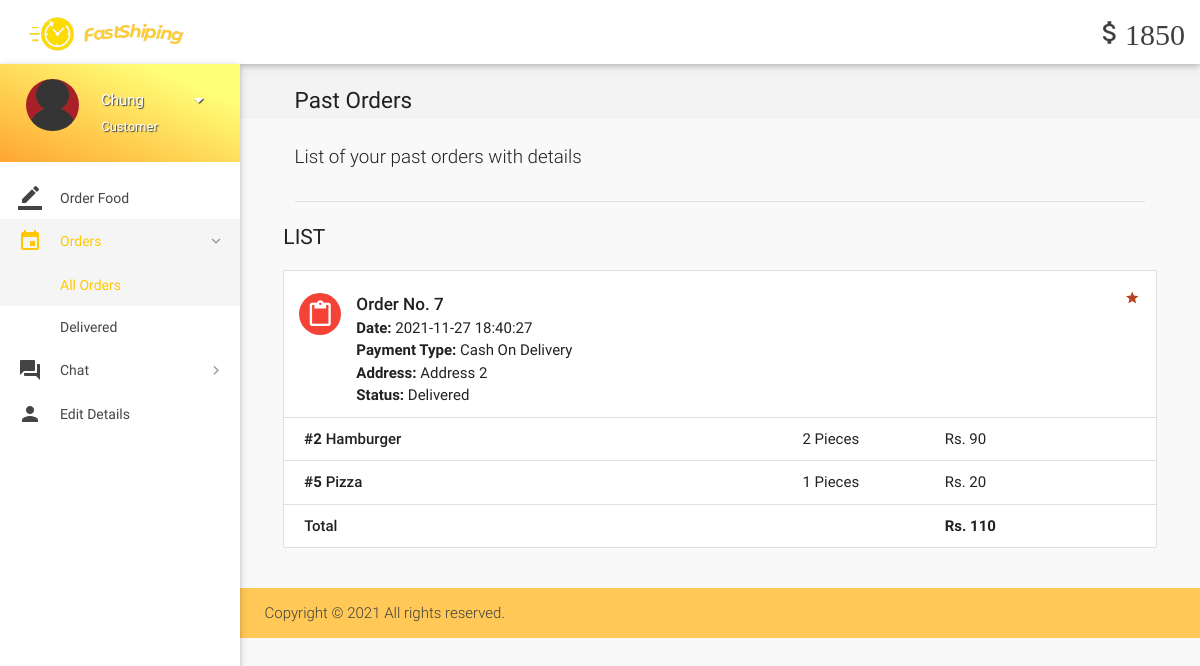
The page /food-ordering/orders.php (signed in) on the database its author committed.
### tables this page shows
CREATE TABLE `wallet_details` (
  `id` int(11) NOT NULL,
  `wallet_id` int(11) NOT NULL,
  `number` varchar(16) NOT NULL,
  `cvv` int(3) NOT NULL,
  `balance` int(11) NOT NULL DEFAULT 2000
);

CREATE TABLE `orders` (
  `id` int(11) NOT NULL,
  `customer_id` int(11) NOT NULL,
  `address` varchar(300) NOT NULL,
  `description` varchar(300) NOT NULL,
  `date` datetime NOT NULL DEFAULT current_timestamp(),
  `payment_type` varchar(16) NOT NULL DEFAULT 'Wallet',
  `total` int(11) NOT NULL,
  `status` varchar(25) NOT NULL DEFAULT 'Yet to be delivered',
  `deleted` tinyint(4) NOT NULL DEFAULT 0
);

CREATE TABLE `order_details` (
  `id` int(11) NOT NULL,
  `order_id` int(11) NOT NULL,
  `item_id` int(11) NOT NULL,
  `quantity` int(11) NOT NULL,
  `price` int(11) NOT NULL
);

CREATE TABLE `items` (
  `id` int(11) NOT NULL,
  `name` varchar(20) NOT NULL,
  `price` int(11) NOT NULL,
  `deleted` tinyint(4) NOT NULL DEFAULT 0
);

### food-ordering/includes/wallet.php (called while the page is built)
<?php
$user_id=$_SESSION['user_id'];
$sql = mysqli_query($con, "SELECT * FROM wallet where customer_id = $user_id");
while($row1 = mysqli_fetch_array($sql)){
$wallet_id = $row1['id'];
}
$sql = mysqli_query($con, "SELECT * FROM wallet_details where wallet_id = $wallet_id");
while($row1 = mysqli_fetch_array($sql)){
$balance = $row1['balance'];
}
?>

### food-ordering/includes/connect.php (called while the page is built, shortened)
<?php
$name = $_SESSION['name'];
$role = $_SESSION['role'];
?>

### food-ordering/orders.php (the view, shortened to what this page needs)
<?php
include 'includes/connect.php';
include 'includes/wallet.php';
	if($_SESSION['customer_sid']==session_id())
	{
		?>
<!DOCTYPE html>
<html lang="en">
<head>
  <link href="css/materialize.min.css" type="text/css" rel="stylesheet" media="screen,projection">
  <link href="css/style.min.css" type="text/css" rel="stylesheet" media="screen,projection">
  <link href="css/custom/custom.min.css" type="text/css" rel="stylesheet" media="screen,projection">
  <link href="js/plugins/perfect-scrollbar/perfect-scrollbar.css" type="text/css" rel="stylesheet" media="screen,projection">
</head>
<body>
  <header id="header" class="page-topbar">
        <div class="navbar-fixed">
            <nav class="navbar-color">
                <div class="nav-wrapper">
                    <ul class="left">
                      <li><h1 class="logo-wrapper"><a href="index.php" class="brand-logo darken-1"><img src="images/logo.png" alt="logo"></a> <span class="logo-text">Logo</span></h1></li>
                    </ul>
                    <ul class="right hide-on-med-and-down">
                        <li><a href="#"  class="waves-effect waves-block waves-light"><i class="mdi-editor-attach-money"><?php echo $balance;?></i></a>
                        </li>
                    </ul>
                </div>
            </nav>
        </div>
  </header>
  <div id="main">
    <div class="wrapper">
      <aside id="left-sidebar-nav">
        <ul id="slide-out" class="side-nav fixed leftside-navigation">
            <li class="user-details cyan darken-2">
            <div class="row">
                <div class="col col s4 m4 l4">
                    <img src="images/avatar.jpg" alt="" class="circle responsive-img valign profile-image">
                </div>
                <div class="col col s8 m8 l8">
                    <a class="btn-flat dropdown-button waves-effect waves-light white-text profile-btn" href="#" data-activates="profile-dropdown"><?php echo $name;?> <i class="mdi-navigation-arrow-drop-down right"></i></a>
                    <p class="user-roal"><?php echo $role;?></p>
                </div>
            </div>
            </li>
            <li class="bold"><a href="index.php" class="waves-effect waves-cyan"><i class="mdi-editor-border-color"></i> Order Food</a>
            </li>
                <li class="no-padding">
                    <ul class="collapsible collapsible-accordion">
                        <li class="bold"><a class="collapsible-header waves-effect waves-cyan active"><i class="mdi-editor-insert-invitation"></i> Orders</a>
                            <div class="collapsible-body">
                                <ul>
								<li class="<?php
								if(!isset($_GET['status'])){
										echo 'active';
									}?>
									"><a href="orders.php">All Orders</a>
                                </li>
								<?php
									$sql = mysqli_query($con, "SELECT DISTINCT status FROM orders  WHERE customer_id = $user_id;;");
									while($row = mysqli_fetch_array($sql)){
                                    echo '<li class='.(isset($_GET['status'])?($status == $_GET['status'] ? 'active' : ''): '').'><a href="orders.php?status='.$row['status'].'">'.$row['status'].'</a>
                                    </li>';
									}
									?>
                                </ul>
                            </div>
                        </li>
                    </ul>
                </li>
                <li class="no-padding">
                    <ul class="collapsible collapsible-accordion">
                        <li class="bold"><a class="collapsible-header waves-effect waves-cyan"><i class="mdi-action-question-answer"></i> Chat</a>
                        </li>
                    </ul>
                </li>
            <li class="bold"><a href="details.php" class="waves-effect waves-cyan"><i class="mdi-social-person"></i> Edit Details</a>
            </li>
        </ul>
        </aside>
      <section id="content">
        <div id="breadcrumbs-wrapper">
          <div class="container">
            <div class="row">
              <div class="col s12 m12 l12">
                <h5 class="breadcrumbs-title">Past Orders</h5>
              </div>
            </div>
          </div>
        </div>
        <div class="container">
          <p class="caption">List of your past orders with details</p>
          <div class="divider"></div>
<div id="work-collections" class="seaction">
					<?php
					if(isset($_GET['status'])){
						$status = $_GET['status'];
					}
					else{
						$status = '%';
					}
					$sql = mysqli_query($con, "SELECT * FROM orders WHERE customer_id = $user_id AND status LIKE '$status';;");
					echo '              <div class="row">
                <div>
                    <h4 class="header">List</h4>
                    <ul id="issues-collection" class="collection">';
					while($row = mysqli_fetch_array($sql))
					{
						$status = $row['status'];
						echo '<li class="collection-item avatar">
                              <i class="mdi-content-content-paste red circle"></i>
                              <span class="collection-header">Order No. '.$row['id'].'</span>
                              <p><strong>Date:</strong> '.$row['date'].'</p>
                              <p><strong>Payment Type:</strong> '.$row['payment_type'].'</p>
							  <p><strong>Address: </strong>'.$row['address'].'</p>
                              <p><strong>Status:</strong> '.($status=='Paused' ? 'Paused <a  data-position="bottom" data-delay="50" data-tooltip="Please contact administrator for further details." class="btn-floating waves-effect waves-light tooltipped cyan">    ?</a>' : $status).'</p>
							  '.(!empty($row['description']) ? '<p><strong>Note: </strong>'.$row['description'].'</p>' : '').'
							  <a href="#" class="secondary-content"><i class="mdi-action-grade"></i></a>
                              </li>';
						$order_id = $row['id'];
						$sql1 = mysqli_query($con, "SELECT * FROM order_details WHERE order_id = $order_id;");
						while($row1 = mysqli_fetch_array($sql1))
						{
							$item_id = $row1['item_id'];
							$sql2 = mysqli_query($con, "SELECT * FROM items WHERE id = $item_id;");
							while($row2 = mysqli_fetch_array($sql2)){
								$item_name = $row2['name'];
							}
							echo '<li class="collection-item">
                            <div class="row">
                            <div class="col s7">
                            <p class="collections-title"><strong>#'.$row1['item_id'].'</strong> '.$item_name.'</p>
                            </div>
                            <div class="col s2">
                            <span>'.$row1['quantity'].' Pieces</span>
                            </div>
                            <div class="col s3">
                            <span>Rs. '.$row1['price'].'</span>
                            </div>
                            </div>
                            </li>';
						}
								echo'<li class="collection-item">
                                        <div class="row">
                                            <div class="col s7">
                                                <p class="collections-title"> Total</p>
                                            </div>
                                            <div class="col s2">
											<span> </span>
                                            </div>
                                            <div class="col s3">
                                                <span><strong>Rs. '.$row['total'].'</strong></span>
                                            </div>';
								echo'</div></li>';
					}
					?>
					 </ul>
                </div>
              </div>
            </div>
        </div>
      </section>
    </div>
  </div>
  <footer class="page-footer">
    <div class="footer-copyright">
      <div class="container">
        <span>Copyright © 2021 <a class="grey-text text-lighten-4" href="#" target="_blank"></a> All rights reserved.</span>
        </div>
    </div>
  </footer>
</body>
</html>
<?php
	}
?>

### rows shown on the page
wallet_details: balance "1850"
orders: id "7", date "2021-11-27 18:40:27", payment_type "Cash On Delivery", address "Address 2", status "Delivered", total "110"
order_details: item "2", item.name "Hamburger", quantity "2", price "90"
order_details: item "5", item.name "Pizza", quantity "1", price "20"

### other values the page prints
$name "Chung"
$role "Customer"
$row['status'] "Delivered"
